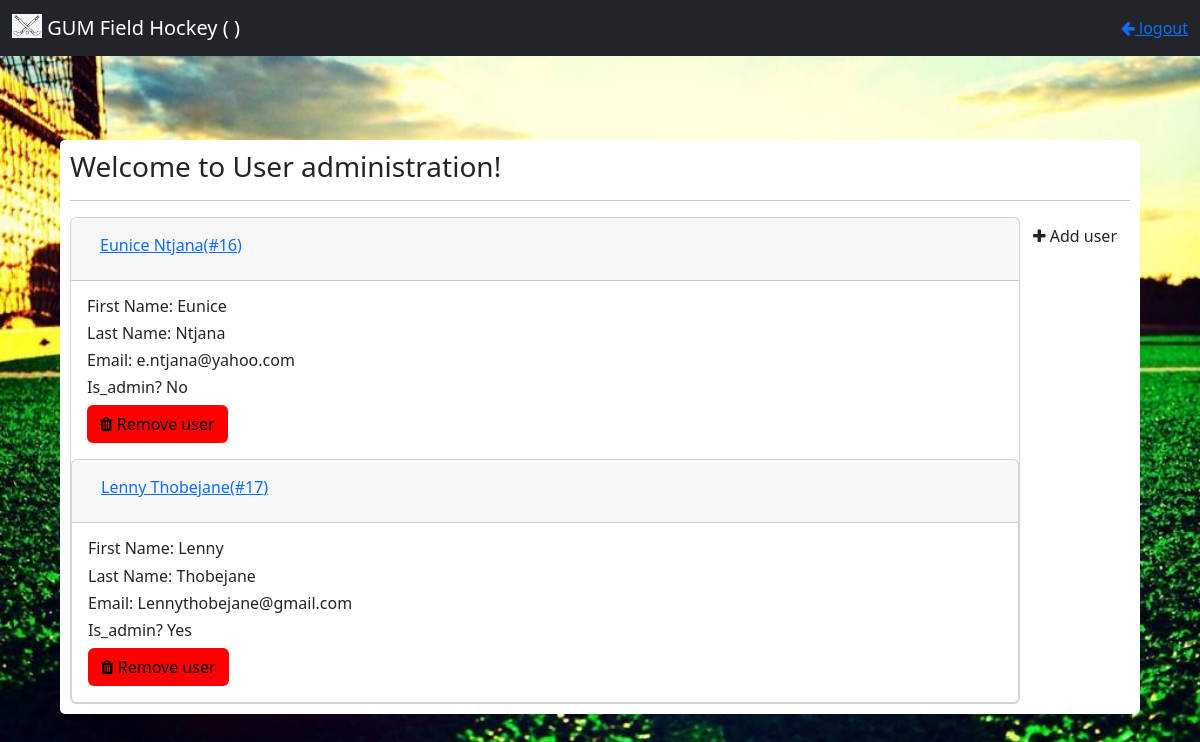
The app's page /admin.php with its own data.
### tables this page shows
CREATE TABLE `users` (
  `user_id` int(11) NOT NULL,
  `First_Name` varchar(45) NOT NULL,
  `Last_Name` varchar(45) NOT NULL,
  `Email` varchar(45) NOT NULL,
  `Password` varchar(300) NOT NULL,
  `is_admin` varchar(10) NOT NULL
);

### db-api.php (called while the page is built, shortened)
<?php
  class Database
  {
      public static function instance()
      {
          static $instance = null;
          if ($instance === null) $instance = new Database();
          return $instance;
      }
      private function __construct()
      {
          $this->conn = new mysqli("127.0.0.1:3306","root","20485001","f_hocky");
      }
      public function retrieveUsers()
      {
          $query = "SELECT * FROM users";
          $result = $this->conn->query($query);
          $users = array();
          while($row = $result->fetch_assoc()){
            array_push($users, $row);
          }
          return json_encode($users, true);
      }
  }
  $db = Database::instance();
?>

### admin.php (the view, shortened to what this page needs)
<?php session_start();
include "db-api.php"; ?>
<!DOCTYPE html>
<html lang="en">
<head>
  <link href="https://cdn.jsdelivr.net/npm/bootstrap@5.2.0-beta1/dist/css/bootstrap.min.css" rel="stylesheet">
  <link rel="stylesheet" href="css/login-style.css">
  <link rel="stylesheet" href="https://cdnjs.cloudflare.com/ajax/libs/font-awesome/4.7.0/css/font-awesome.min.css">
</head>
<body>
  <header>
    <nav class="navbar navbar-expand-lg fixed-top navbar-dark bg-dark ">
      <div class="container-fluid">
        <a class="navbar-brand" href="index.html"><img src="imgs/logo.jpeg" alt="" width="30" height="24" class="d-inline-block align-text-top">
          GUM Field Hockey (<?php
                            ?>)
        </a></a>
        <div class="collapse navbar-collapse" id="navbarNav">
          <ul class="navbar-nav ms-auto">
            <li><a href="logout.php"><i class="fa fa-arrow-left" aria-hidden="true"></i> logout</a></li>
          </ul>
        </div>
      </div>
    </nav>
  </header>
  <section id="login-form">
    <h3>Welcome to User administration!</h3>
    <hr>
    <button style="float: right" class="btn" onClick="window.location.href = './signin.php'"><i class="fa fa-plus"></i> Add user</button>
    <div class="users" id="accordionExample">
      <?php
      $users = $db->retrieveUsers();
      $users = json_decode($users, true);
      for ($i = 0; $i < count($users); $i++) {
        echo "<div class='card'><div class='card-header' id='" . $users[$i]["user_id"] . "'><h5><button class='btn btn-link' type='button' data-toggle='collapse' data-target='#collapseOne' aria-expanded='true' aria-controls='collapseOne'>" .
          $users[$i]["First_Name"] . " " . $users[$i]["Last_Name"] . "(#" . $users[$i]["user_id"] . ")" . "</button></h5></div><div class='collapse show' aria-labelledby='headingOne' data-parent='#accordionExample'><div class='card-body'>" .
          "<h6>First Name: " . $users[$i]["First_Name"] . "</h6><h6>Last Name: " . $users[$i]["Last_Name"] . "</h6><h6>Email: " . $users[$i]["Email"] . "</h6><h6>Is_admin? " . $users[$i]["is_admin"] . "</h6><button id='" . $users[$i]["Email"] . "' style='background-color: red; color: black;' class='btn remove'><i class='fa fa-trash'></i> Remove user</button></div></div</div>";
      }
      ?>
    </div>
  </section>
</body>
</html>

### css/login-style.css (style rules this page uses)
* { margin: 0; padding: 0; }
body { padding-top: 20px; background-image: url("../imgs/field\ hockey\ sunset\ and\ ball\ wallpaper.jpg"); background-origin: content-box; background-repeat: no-repeat; background-size: cover; }
#login-form { padding: 10px; background-color: white; width: 90%; margin-left: auto; margin-right: auto; margin-top: 10%; border-radius: 5px; }

### records on screen
users: First_Name "Eunice", Last_Name "Ntjana", user_id "16", Email "e.ntjana@yahoo.com", is_admin "No"
users: First_Name "Lenny", Last_Name "Thobejane", user_id "17", Email "Lennythobejane@gmail.com", is_admin "Yes"
